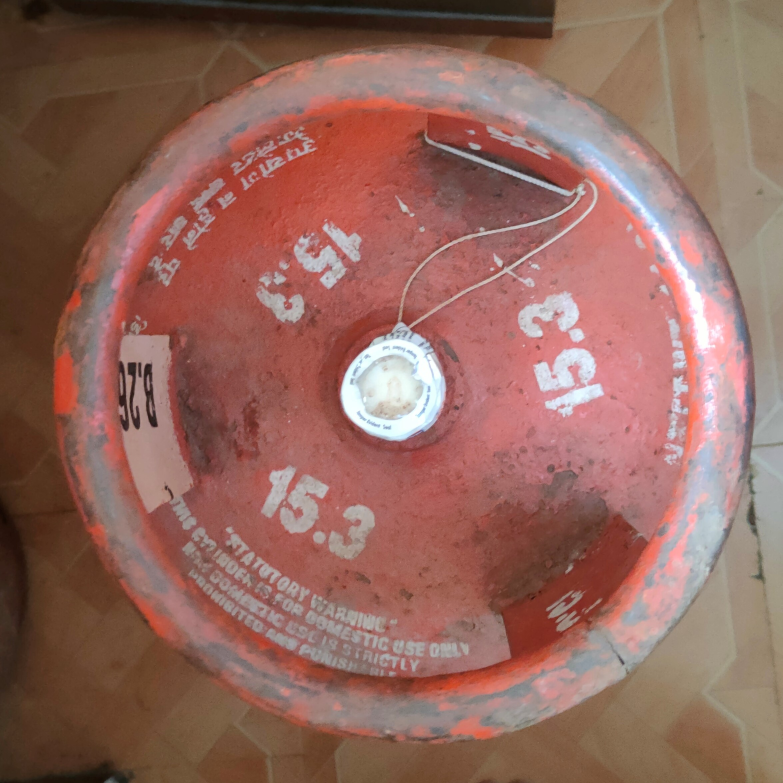
#> input picture gas-cylinder-weight/images/Cylinder_image.jpg, 2348 x 2349 px (shown at 1/3 size)
$ jupyter execute --allow-errors non-pointer-solution.ipynb
#> lines starting #> are read from the running program, lines starting #| are printed output that depends on the picture; after the words box and inside, x2 and y2 are one past the last pixel; in counts of white or black regions, pixels touching at a corner belong together
### gas-cylinder-weight/code-testing/shared.py
import cv2
from matplotlib import pyplot as plt
import numpy as np
import pytesseract

def getMonochromeImage(img):
    img_gray = cv2.cvtColor(img, cv2.COLOR_BGR2GRAY)
    kernel = cv2.getStructuringElement(cv2.MORPH_RECT, (50, 50))
    tophat = cv2.morphologyEx(img_gray, cv2.MORPH_TOPHAT, kernel)
    _, binary_image = cv2.threshold(tophat, 35, 255, cv2.THRESH_BINARY)
    contours, _ = cv2.findContours(binary_image, cv2.RETR_EXTERNAL, cv2.CHAIN_APPROX_SIMPLE)
    mask = np.zeros_like(img_gray)
    cv2.drawContours(mask, contours, -1, (255), thickness=cv2.FILLED)
    result = cv2.bitwise_and(img, img, mask=mask)
    return result

### gas-cylinder-weight/code-testing/non-pointer-solution.ipynb
Turning the raw image into monochrome black & white image:

[cell 1]
import sys

import cv2
import numpy as np
from matplotlib import pyplot as plt
import pytesseract

sys.path.append('..')
pytesseract.pytesseract.tesseract_cmd = r'C:/Program Files/Tesseract-OCR/tesseract.exe'

from shared import getMonochromeImage

loadedImage = cv2.imread('../images/Cylinder_image.jpg')
#> loadedImage is the input picture: shape (2349, 2348, 3); mean B, G, R 93.8, 103.9, 146.8
image = getMonochromeImage(loadedImage)
#> in getMonochromeImage, `img_gray = cv2.cvtColor(img, cv2.COLOR_BGR2GRAY)`:
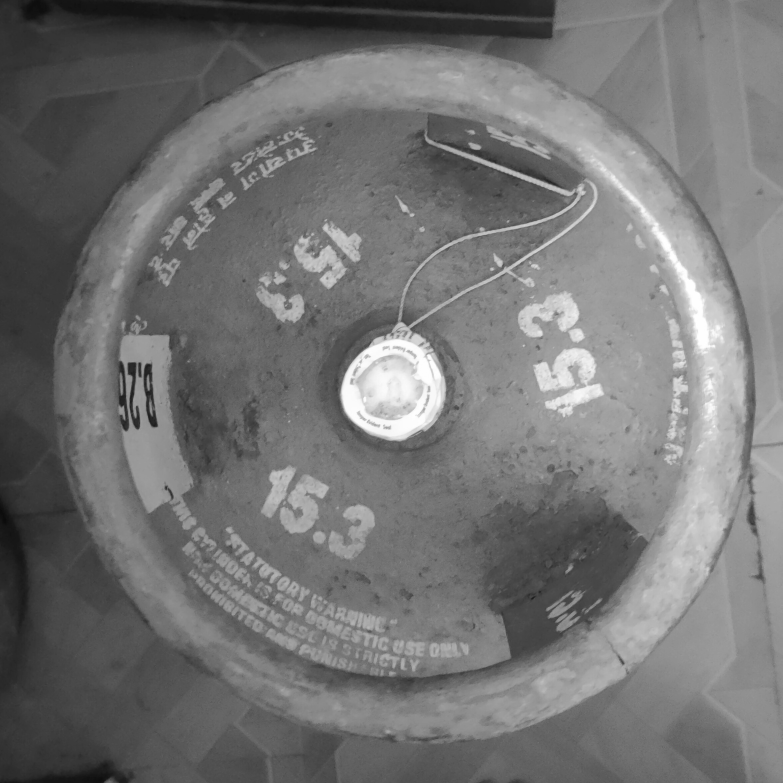
#> img_gray: shape (2349, 2348) (shown at 1/3 size); min 10, max 255, mean 115.6
#> in getMonochromeImage, `_, binary_image = cv2.threshold(tophat, 35, 255, cv2.THRESH_BINARY)`:
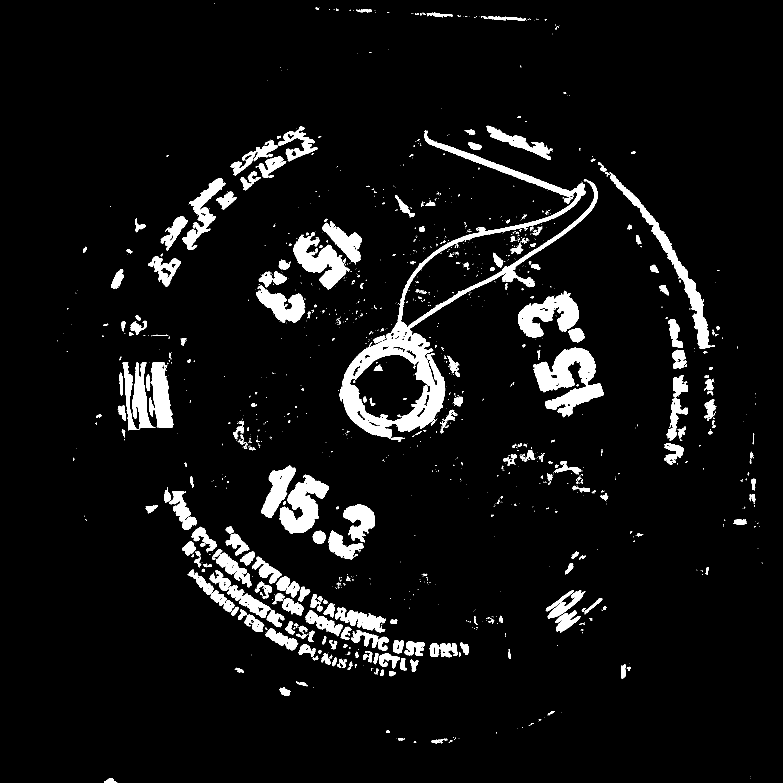
#> binary_image: shape (2349, 2348) (shown at 1/3 size); 6.3% white; 1556 white regions (1192 under 20 px)
#> in getMonochromeImage, `contours, _ = cv2.findContours(binary_image, cv2.RETR_EXTERNAL, cv2.CH..`: contours = 1538 contours, 1253 with area under 20; largest, box (x1, y1, x2, y2) and area: (1019, 390, 1793, 1315) 95778, (1599, 1043, 1812, 1252) 20882, (1829, 516, 2132, 1047) 13707, (838, 1424, 987, 1600) 12900, (1554, 872, 1737, 1013) 12800
#> in getMonochromeImage, `cv2.drawContours(mask, contours, -1, (255), thickness=cv2.FILLED)`: mask: shape (2349, 2348); 7% white; 1538 white regions (1181 under 20 px), largest, box (x1, y1, x2, y2) and area: (1019, 390, 1793, 1315) 98621, (1599, 1043, 1812, 1252) 21525, (1829, 516, 2132, 1047) 14374
plt.imshow(image)

Cropping the image to the closest  region where the number is:

[cell 2]
def getCroppedImage(image):
    image_height, image_width, _ = image.shape

    # Define the desired width and height of the crop
    crop_width = 1400
    crop_height = 1400

    # Calculate the coordinates for cropping the center region
    x1 = int(image_width/2 - crop_width/2)
    y1 = int(image_height/2 - crop_height/2)
    x2 = int(image_width/2 + crop_width/2)
    y2 = int(image_height/2 + crop_height/2)

    cropped_image = image[y1:y2, x1:x2]
    return cropped_image

cropped_image = getCroppedImage(image)
originalImage = cropped_image.copy()
plt.imshow(cropped_image)

Box the region where the numbers are located. Get the contour of these boxes in a list.

[cell 3]
def getContours(image):
    thresh = cv2.adaptiveThreshold(cv2.cvtColor(image, cv2.COLOR_BGR2GRAY), 255, cv2.ADAPTIVE_THRESH_MEAN_C, cv2.THRESH_BINARY_INV, 11, 7)
    contours, _ = cv2.findContours(thresh, cv2.RETR_EXTERNAL, cv2.CHAIN_APPROX_SIMPLE)
    return contours

def getNumberPos(image):
    contours=getContours(image)
#> in getContours, `thresh = cv2.adaptiveThreshold(cv2.cvtColor(image, cv2.COLOR_BGR2GRAY)..`: thresh: shape (1400, 1400); 9.1% white; 659 white regions (350 under 20 px)
#> in getContours, `contours, _ = cv2.findContours(thresh, cv2.RETR_EXTERNAL, cv2.CHAIN_AP..`: contours = 323 contours, 121 with area under 20; largest, box (x1, y1, x2, y2) and area: (540, 0, 1323, 855) 83138, (15, 988, 460, 1377) 42407, (1121, 564, 1343, 782) 29124, (304, 919, 517, 1131) 27227, (388, 179, 616, 398) 26555
    number_positions=[]

    for contour in contours:
        area = cv2.contourArea(contour)
        x, y, w, h = cv2.boundingRect(contour)

        if (
            area > 1000
            and 1 < w / h < 1.2
            and h > 200 and h <= 300
        ):
            number_positions.append({'pos':(x,y),'cnt': contour})
            cv2.rectangle(image, (x, y), (x + w, y + h), (0, 255, 0), 2)
    return number_positions

number_positions=getNumberPos(cropped_image)
#> the loop in getNumberPos, `for contour in contours:` made 323 passes
#> (area, x, y, w, h) on passes 8, 14, 15: (109.5, 1260, 1392, 26, 8), (191.5, 387, 1385, 37, 15), (118.5, 272, 1385, 17, 15)
#> after the loop in getNumberPos, `for contour in contours:`:
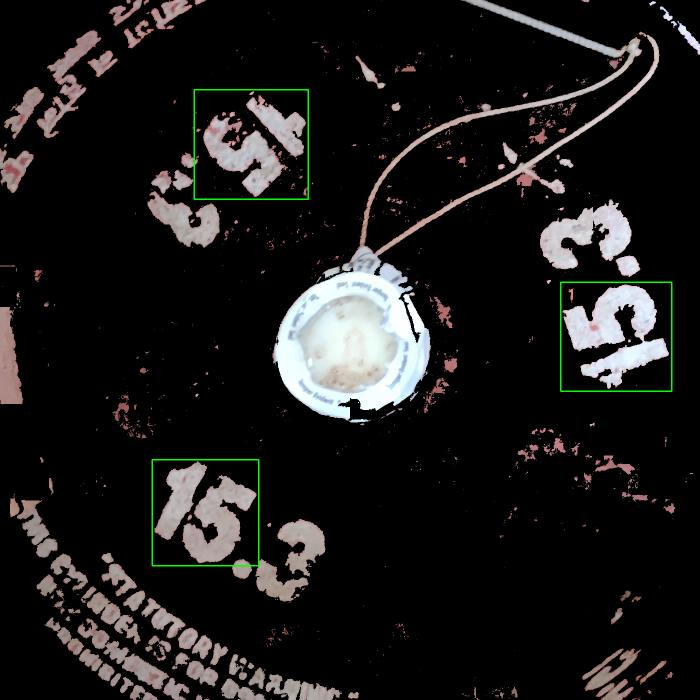
#> image: shape (1400, 1400, 3) (shown at 1/2 size); mean B, G, R 26.7, 27.6, 28.4
#> after the loop in getNumberPos, `for contour in contours:`: number_positions = 3 items
#> number_positions = 3 items
plt.imshow(cropped_image)

Track the contours near these positions.

[cell 4]
def getNearbyContours(image, posList, contours):
    # Set the maximum distance threshold to filter contours
    max_distance = 200

    # Filter contours near the point of interest
    filtered_contours = []

    for cntData in posList:
        point_of_interest=cntData['pos']
        for cnt in contours:
             # Calculate the contour area
            area = cv2.contourArea(cnt)
            x, y, w, h = cv2.boundingRect(cnt)

            if area > 1000:
                # Calculate the distance between the contour centroid and the point of interest
                M = cv2.moments(cnt)
                cx = int(M['m10'] / M['m00'])
                cy = int(M['m01'] / M['m00'])
                distance = np.sqrt((cx - point_of_interest[0])**2 + (cy - point_of_interest[1])**2)

                # Retain the contour if it falls within the distance threshold
                if distance <= max_distance:
                    filtered_contours.append({'pos':(x,y),'cnt': cnt})
                    cv2.rectangle(image, (x, y), (x + w, y + h), (255, 0, 0), 2)

    return filtered_contours


nearby_contours = getNearbyContours(cropped_image, number_positions, getContours(cropped_image))
#> in getContours (call 2), `thresh = cv2.adaptiveThreshold(cv2.cvtColor(image, cv2.COLOR_BGR2GRAY)..`:
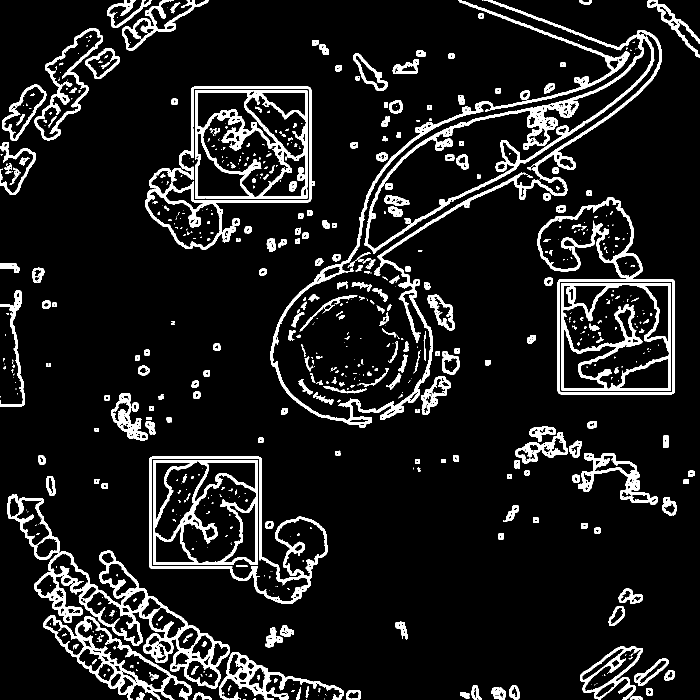
#> thresh: shape (1400, 1400) (shown at 1/2 size); 10.2% white; 656 white regions (350 under 20 px)
#> in getContours (call 2), `contours, _ = cv2.findContours(thresh, cv2.RETR_EXTERNAL, cv2.CHAIN_AP..`: contours = 310 contours, 119 with area under 20; largest, box (x1, y1, x2, y2) and area: (540, 0, 1323, 855) 83138, (1075, 394, 1350, 789) 73299, (290, 173, 630, 499) 71884, (298, 913, 655, 1208) 65690, (15, 988, 460, 1377) 42407
#> in getNearbyContours, `max_distance = 200`: max_distance = 200
#> the loop in getNearbyContours, `for cntData in posList:` made 3 passes
#> point_of_interest on passes 1 to 3: (304, 919), (1121, 564), (388, 179)
#> after the loop in getNearbyContours, `for cntData in posList:`:
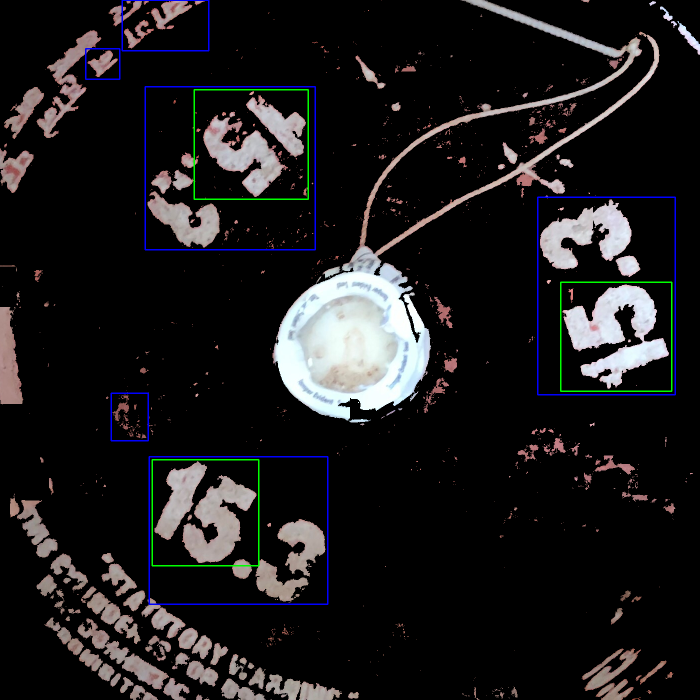
#> image: shape (1400, 1400, 3) (shown at 1/2 size); 0.77% of pixels changed, all inside (x1, y1, x2, y2) = (170, 0, 1352, 1210)
#> after the loop in getNearbyContours, `for cntData in posList:`: filtered_contours = 6 items
#> nearby_contours = 6 items
plt.imshow(cropped_image)

Filter out the overlapping contours. Extract the images with numbers.

[cell 5]
def check_contour_overlap(contour1, contour2):
    # Get the bounding rectangles of the contours
    x1, y1, w1, h1 = cv2.boundingRect(contour1)
    x2, y2, w2, h2 = cv2.boundingRect(contour2)

    # Calculate the coordinates of the top-left and bottom-right corners of the rectangles
    rect1_tl = (x1, y1)
    rect1_br = (x1 + w1, y1 + h1)
    rect2_tl = (x2, y2)
    rect2_br = (x2 + w2, y2 + h2)

    # Check if the rectangles intersect
    if rect1_tl[0] < rect2_br[0] and rect1_br[0] > rect2_tl[0] and rect1_tl[1] < rect2_br[1] and rect1_br[1] > rect2_tl[1]:
        return True  # Contours overlap
    else:
        return False  # Contours do not overlap

def filterNumberImages(image, number_positions, nearby_contours):
    img_counter=0
    extract_images=[]

    for parentCntData in nearby_contours:
        for childCntData in number_positions:
            if(check_contour_overlap(parentCntData['cnt'],childCntData['cnt'])):
                img_counter+=1
                x, y, w, h = cv2.boundingRect(parentCntData['cnt'])
                extract_image = originalImage[y:y+h, x:x+w]
                extract_images.append(extract_image)
    return extract_images


def displayImages(images):
    for img in images:
        plt.imshow(img)
        plt.show()

extract_images=filterNumberImages(cropped_image, number_positions, nearby_contours)
#> the loop in filterNumberImages, `for parentCntData in nearby_contours:` made 6 passes
#> after the loop in filterNumberImages, `for parentCntData in nearby_contours:`: extract_images = 3 items; img_counter = 3
#> extract_images = 3 items
print(f'Number of images extracted: {len(extract_images)}')
#| Number of images extracted: 3
displayImages(extract_images)
#> the loop in displayImages, `for img in images:` made 3 passes
#> pass 2, in displayImages, `plt.show()`:
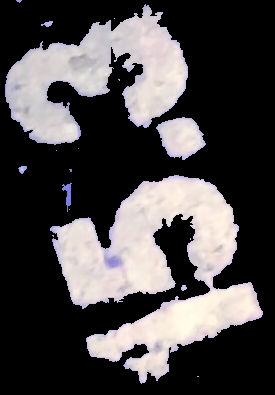
#> shown: shape (395, 275, 3); mean R, G, B 75.4, 72, 72.8

Align the number images straight before processing.

[cell 6]
def rotate_image(image, angle):
    # Get the dimensions of the image
    height, width = image.shape[:2]

    # Calculate the rotation matrix
    rotation_matrix = cv2.getRotationMatrix2D((width / 2, height / 2), angle, 1)

    # Calculate the new dimensions of the rotated image
    cos_theta = np.abs(rotation_matrix[0, 0])
    sin_theta = np.abs(rotation_matrix[0, 1])
    new_width = int(height * sin_theta + width * cos_theta)
    new_height = int(height * cos_theta + width * sin_theta)

    # Adjust the rotation matrix to accommodate the new dimensions
    rotation_matrix[0, 2] += (new_width - width) / 2
    rotation_matrix[1, 2] += (new_height - height) / 2

    # Perform the rotation with the adjusted rotation matrix
    rotated_image = cv2.warpAffine(image, rotation_matrix, (new_width, new_height))

    return rotated_image

    return rotated_image

def alignedNumberImages(image_list):
    rotatedNumberImages=[]
    i=0
    for img in image_list:
        rotatedImg=img
        if(i==0):
            rotatedImg = rotate_image(img, 25)
        elif(i==1):
            rotatedImg = rotate_image(img, -110)
        elif(i==2):
            rotatedImg = rotate_image(img, 140)

        rotatedNumberImages.append(rotatedImg)
        i+=1

    return rotatedNumberImages


aligned_extract_images=alignedNumberImages(extract_images)
#> the loop in alignedNumberImages, `for img in image_list:` made 3 passes
#> pass 1, in rotate_image, `rotated_image = cv2.warpAffine(image, rotation_matrix, (new_width, new..`:
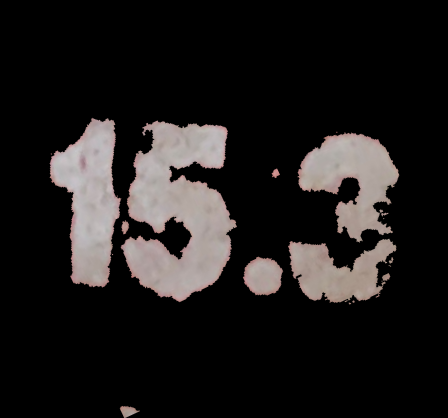
#> rotated_image: shape (418, 448, 3); mean of channels 0, 1, 2 27.7, 28.3, 30.9; drawn as B, G, R
#> pass 2, in rotate_image (call 2), `rotated_image = cv2.warpAffine(image, rotation_matrix, (new_width, new..`:
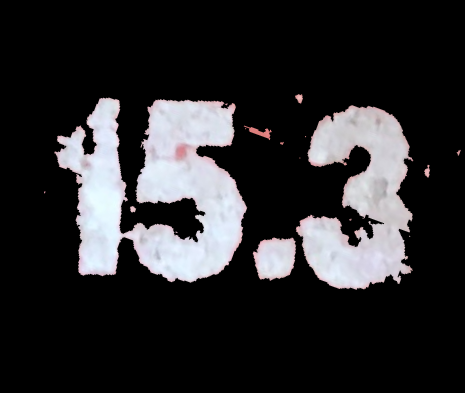
#> rotated_image: shape (393, 465, 3); mean of channels 0, 1, 2 44.8, 42.8, 43.3; drawn as B, G, R
#> pass 3, in alignedNumberImages, `rotatedImg=img`:
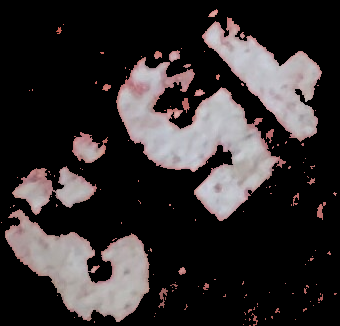
#> rotatedImg: shape (326, 340, 3); mean of channels 0, 1, 2 46, 45.5, 50.3; drawn as B, G, R
#> pass 3, in rotate_image (call 3), `rotated_image = cv2.warpAffine(image, rotation_matrix, (new_width, new..`:
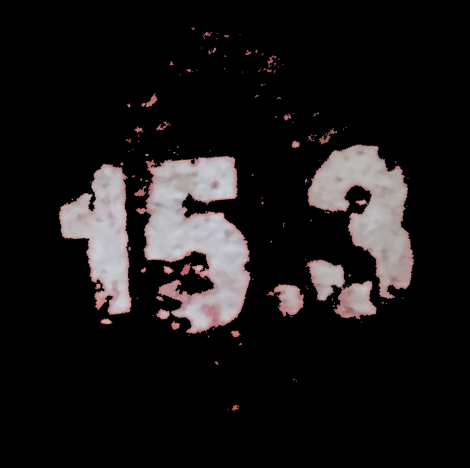
#> rotated_image: shape (468, 470, 3); mean of channels 0, 1, 2 23.2, 22.9, 25.4; drawn as B, G, R
#> after the loop in alignedNumberImages, `for img in image_list:`: i = 3; rotatedNumberImages = 3 items
#> aligned_extract_images = 3 items
displayImages(aligned_extract_images)
#> the loop in displayImages (call 2), `for img in images:` made 3 passes
